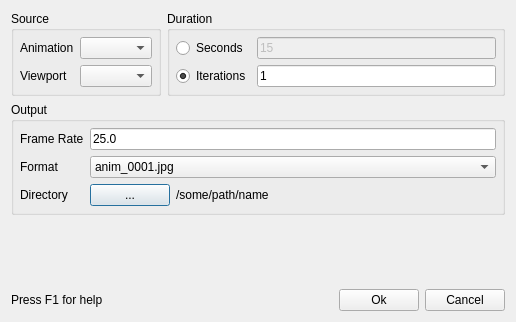
<ui version="4.0" >
 <class>AnimExportWinBase</class>
 <widget class="QDialog" name="AnimExportWinBase" >
  <property name="geometry" >
   <rect>
    <x>0</x>
    <y>0</y>
    <width>516</width>
    <height>322</height>
   </rect>
  </property>
  <property name="windowTitle" >
   <string>Export Animation</string>
  </property>
  <layout class="QVBoxLayout" >
   <property name="margin" >
    <number>11</number>
   </property>
   <property name="spacing" >
    <number>6</number>
   </property>
   <item>
    <layout class="QHBoxLayout" >
     <property name="margin" >
      <number>0</number>
     </property>
     <property name="spacing" >
      <number>6</number>
     </property>
     <item>
      <widget class="QGroupBox" name="groupBox2" >
       <property name="title" >
        <string>Source</string>
       </property>
       <layout class="QGridLayout" >
        <property name="margin" >
         <number>6</number>
        </property>
        <property name="spacing" >
         <number>6</number>
        </property>
        <item row="1" column="1" >
         <widget class="QComboBox" name="m_viewportValue" />
        </item>
        <item row="0" column="1" >
         <widget class="QComboBox" name="m_animValue" />
        </item>
        <item row="0" column="0" >
         <widget class="QLabel" name="textLabel4_2" >
          <property name="text" >
           <string>Animation</string>
          </property>
          <property name="wordWrap" >
           <bool>false</bool>
          </property>
         </widget>
        </item>
        <item row="1" column="0" >
         <widget class="QLabel" name="textLabel5" >
          <property name="text" >
           <string>Viewport</string>
          </property>
          <property name="wordWrap" >
           <bool>false</bool>
          </property>
         </widget>
        </item>
       </layout>
      </widget>
     </item>
     <item>
      <widget class="QGroupBox" name="buttonGroup2" >
       <property name="title" >
        <string>Duration</string>
       </property>
       <layout class="QGridLayout" >
        <property name="margin" >
         <number>6</number>
        </property>
        <property name="spacing" >
         <number>6</number>
        </property>
        <item row="1" column="0" >
         <widget class="QRadioButton" name="m_repeatButton" >
          <property name="text" >
           <string>Iterations</string>
          </property>
          <property name="checked" >
           <bool>true</bool>
          </property>
         </widget>
        </item>
        <item row="1" column="1" >
         <widget class="QLineEdit" name="m_iterationsValue" >
          <property name="enabled" >
           <bool>true</bool>
          </property>
          <property name="minimumSize" >
           <size>
            <width>80</width>
            <height>0</height>
           </size>
          </property>
          <property name="text" >
           <string>1</string>
          </property>
         </widget>
        </item>
        <item row="0" column="0" >
         <widget class="QRadioButton" name="m_timeButton" >
          <property name="text" >
           <string>Seconds</string>
          </property>
          <property name="checked" >
           <bool>false</bool>
          </property>
         </widget>
        </item>
        <item row="0" column="1" >
         <widget class="QLineEdit" name="m_secondsValue" >
          <property name="enabled" >
           <bool>false</bool>
          </property>
          <property name="minimumSize" >
           <size>
            <width>80</width>
            <height>0</height>
           </size>
          </property>
          <property name="text" >
           <string>15</string>
          </property>
         </widget>
        </item>
       </layout>
      </widget>
     </item>
    </layout>
   </item>
   <item>
    <widget class="QGroupBox" name="groupBox3" >
     <property name="title" >
      <string>Output</string>
     </property>
     <layout class="QGridLayout" >
      <property name="margin" >
       <number>6</number>
      </property>
      <property name="spacing" >
       <number>6</number>
      </property>
      <item row="2" column="0" >
       <widget class="QLabel" name="textLabel1" >
        <property name="text" >
         <string>Directory</string>
        </property>
        <property name="wordWrap" >
         <bool>false</bool>
        </property>
       </widget>
      </item>
      <item row="1" column="0" >
       <widget class="QLabel" name="textLabel3" >
        <property name="text" >
         <string>Format</string>
        </property>
        <property name="wordWrap" >
         <bool>false</bool>
        </property>
       </widget>
      </item>
      <item row="1" column="1" >
       <widget class="QComboBox" name="m_formatValue" >
        <item>
         <property name="text" >
          <string>anim_0001.jpg</string>
         </property>
        </item>
        <item>
         <property name="text" >
          <string>anim_1.jpg</string>
         </property>
        </item>
        <item>
         <property name="text" >
          <string>anim_0001.png</string>
         </property>
        </item>
        <item>
         <property name="text" >
          <string>anim_1.png</string>
         </property>
        </item>
       </widget>
      </item>
      <item row="2" column="1" >
       <layout class="QHBoxLayout" >
        <property name="margin" >
         <number>0</number>
        </property>
        <property name="spacing" >
         <number>6</number>
        </property>
        <item>
         <widget class="QPushButton" name="m_directoryButton" >
          <property name="sizePolicy" >
           <sizepolicy>
            <hsizetype>1</hsizetype>
            <vsizetype>0</vsizetype>
            <horstretch>0</horstretch>
            <verstretch>0</verstretch>
           </sizepolicy>
          </property>
          <property name="text" >
           <string>...</string>
          </property>
         </widget>
        </item>
        <item>
         <widget class="QLabel" name="m_directoryLabel" >
          <property name="sizePolicy" >
           <sizepolicy>
            <hsizetype>7</hsizetype>
            <vsizetype>5</vsizetype>
            <horstretch>0</horstretch>
            <verstretch>0</verstretch>
           </sizepolicy>
          </property>
          <property name="text" >
           <string>/some/path/name</string>
          </property>
          <property name="wordWrap" >
           <bool>false</bool>
          </property>
         </widget>
        </item>
       </layout>
      </item>
      <item row="0" column="1" >
       <widget class="QLineEdit" name="m_frameRateValue" >
        <property name="text" >
         <string>25.0</string>
        </property>
       </widget>
      </item>
      <item row="0" column="0" >
       <widget class="QLabel" name="textLabel2" >
        <property name="text" >
         <string>Frame Rate</string>
        </property>
        <property name="wordWrap" >
         <bool>false</bool>
        </property>
       </widget>
      </item>
     </layout>
    </widget>
   </item>
   <item>
    <spacer>
     <property name="orientation" >
      <enum>Qt::Vertical</enum>
     </property>
     <property name="sizeType" >
      <enum>QSizePolicy::Expanding</enum>
     </property>
     <property name="sizeHint" >
      <size>
       <width>20</width>
       <height>20</height>
      </size>
     </property>
    </spacer>
   </item>
   <item>
    <layout class="QHBoxLayout" >
     <property name="margin" >
      <number>0</number>
     </property>
     <property name="spacing" >
      <number>6</number>
     </property>
     <item>
      <widget class="QLabel" name="textLabel4" >
       <property name="text" >
        <string>Press F1 for help</string>
       </property>
       <property name="wordWrap" >
        <bool>false</bool>
       </property>
      </widget>
     </item>
     <item>
      <spacer>
       <property name="orientation" >
        <enum>Qt::Horizontal</enum>
       </property>
       <property name="sizeType" >
        <enum>QSizePolicy::Expanding</enum>
       </property>
       <property name="sizeHint" >
        <size>
         <width>100</width>
         <height>20</height>
        </size>
       </property>
      </spacer>
     </item>
     <item>
      <widget class="QPushButton" name="m_okButton" >
       <property name="text" >
        <string>Ok</string>
       </property>
      </widget>
     </item>
     <item>
      <widget class="QPushButton" name="m_cancelButton" >
       <property name="text" >
        <string>Cancel</string>
       </property>
      </widget>
     </item>
    </layout>
   </item>
  </layout>
 </widget>
 <layoutdefault spacing="6" margin="11" />
 <tabstops>
  <tabstop>m_animValue</tabstop>
  <tabstop>m_viewportValue</tabstop>
  <tabstop>m_timeButton</tabstop>
  <tabstop>m_secondsValue</tabstop>
  <tabstop>m_iterationsValue</tabstop>
  <tabstop>m_frameRateValue</tabstop>
  <tabstop>m_formatValue</tabstop>
  <tabstop>m_directoryButton</tabstop>
  <tabstop>m_okButton</tabstop>
  <tabstop>m_cancelButton</tabstop>
 </tabstops>
 <resources/>
 <connections>
  <connection>
   <sender>m_timeButton</sender>
   <signal>toggled(bool)</signal>
   <receiver>m_secondsValue</receiver>
   <slot>setEnabled(bool)</slot>
   <hints>
    <hint type="sourcelabel" >
     <x>20</x>
     <y>20</y>
    </hint>
    <hint type="destinationlabel" >
     <x>20</x>
     <y>20</y>
    </hint>
   </hints>
  </connection>
  <connection>
   <sender>m_repeatButton</sender>
   <signal>toggled(bool)</signal>
   <receiver>m_iterationsValue</receiver>
   <slot>setEnabled(bool)</slot>
   <hints>
    <hint type="sourcelabel" >
     <x>20</x>
     <y>20</y>
    </hint>
    <hint type="destinationlabel" >
     <x>20</x>
     <y>20</y>
    </hint>
   </hints>
  </connection>
  <connection>
   <sender>m_okButton</sender>
   <signal>clicked()</signal>
   <receiver>AnimExportWinBase</receiver>
   <slot>accept()</slot>
   <hints>
    <hint type="sourcelabel" >
     <x>20</x>
     <y>20</y>
    </hint>
    <hint type="destinationlabel" >
     <x>20</x>
     <y>20</y>
    </hint>
   </hints>
  </connection>
  <connection>
   <sender>m_cancelButton</sender>
   <signal>clicked()</signal>
   <receiver>AnimExportWinBase</receiver>
   <slot>reject()</slot>
   <hints>
    <hint type="sourcelabel" >
     <x>20</x>
     <y>20</y>
    </hint>
    <hint type="destinationlabel" >
     <x>20</x>
     <y>20</y>
    </hint>
   </hints>
  </connection>
  <connection>
   <sender>m_directoryButton</sender>
   <signal>clicked()</signal>
   <receiver>AnimExportWinBase</receiver>
   <slot>directoryButtonClicked()</slot>
   <hints>
    <hint type="sourcelabel" >
     <x>20</x>
     <y>20</y>
    </hint>
    <hint type="destinationlabel" >
     <x>20</x>
     <y>20</y>
    </hint>
   </hints>
  </connection>
 </connections>
</ui>
